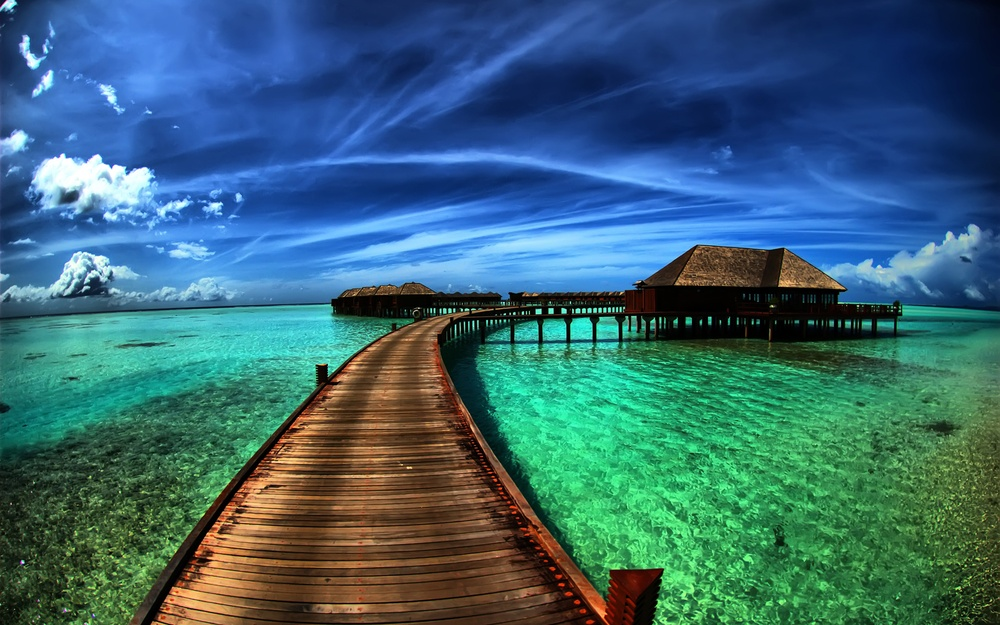
//> input picture Matrix_Rotate/caesar_plus_rotate_actual_image.jpg, 1000 x 625 px, shrunk from 1920 x 1200 before the run
$ ./Example caesar_plus_rotate_actual_image.jpg   (built with g++ and OpenCV 4)
//> lines starting //> are read from the running program, lines starting //| are printed output that depends on the picture
#include <iostream>
#include <opencv2/opencv.hpp>
#include <eigen3/Eigen/Dense>
#include <opencv2/core/eigen.hpp>
#include <ctime>
#include <vector>
#include <cmath>
using namespace cv;

typedef Eigen::Matrix<double, Eigen::Dynamic, Eigen::Dynamic> MatrixXd;

MatrixXd Rotate_Individual(MatrixXd Matrix,int size,int Key)
{
	int i=0,j=0;
	int temp;

	temp=Key;
	int Binary_key[size];

	while(temp!=0)
	{
		Binary_key[i++]=temp%2;
		temp=temp/2;
	}
	for(j=0;j<size/2;j++)
	{
		if(Binary_key[j]==1)
		{
			for(i=j;i<size-j-1;i++)
			{
				temp=Matrix(j,i);
				Matrix(j,i)=Matrix(size-i-1,j);
				Matrix(size-i-1,j)=Matrix(size-j-1,size-i-1);
				Matrix(size-j-1,size-i-1)=Matrix(i,size-j-1);
				Matrix(i,size-j-1)=temp;
			}
		}
		else
		{
			int tryx;
			for(tryx=0;tryx<3;tryx++)
			{
				for(i=j;i<size-j-1;i++)
				{
					temp=Matrix(j,i);
					Matrix(j,i)=Matrix(size-i-1,j);
					Matrix(size-i-1,j)=Matrix(size-j-1,size-i-1);
					Matrix(size-j-1,size-i-1)=Matrix(i,size-j-1);
					Matrix(i,size-j-1)=temp;
				}
			}

		}
	}
// [10 lines of commented-out code are left out]
	return Matrix;
}

Mat Rotate_Sub_Matrix(Mat Image,int size,std::vector<int>& keys)
{
	{
		std::vector <Mat> RGBChannels(3);
		cv::Mat temp;
		cv::split(Image,RGBChannels);
		for(int n=0;n<3;n++)
		{
			temp=RGBChannels[n];
			int chs = temp.channels();
			cv::Mat Img = temp.reshape(1, 0);
			MatrixXd Mat;

			cv::cv2eigen(temp, Mat);

			int divi=(pow(2,size-1));
			keys[n]=(rand()%divi);
			Mat=Rotate_Individual(Mat,size,keys[n]);

			cv::eigen2cv(Mat, temp);
			temp=temp.reshape(chs,0);
			RGBChannels[n]=temp;
		}
		std::vector <Mat> channels;
		channels.push_back(RGBChannels[0]);
		channels.push_back(RGBChannels[1]);
		channels.push_back(RGBChannels[2]);
		cv::merge(channels,Image);
		std::cout<<keys[0]<<" "<<keys[1]<<" "<<keys[2]<<std::endl;
	}
	return Image;
}

Mat Matrix_Rotate(Mat Image,int size,std::vector<std::vector <int> >& Keys)
{
	int rows=Image.rows;
	int cols=Image.cols;
	int i;
	int j;
	int row_end=0;
	int col_end=0;

	Mat Resultant_Image=Image.clone();
	Mat Reduced_Image;

	for(;row_end<rows;)
	{
		i=row_end;
		row_end+=size;
		if(row_end>rows)
			break;
		col_end=0;
		for(;col_end<cols;)
		{

			j=col_end;
			col_end+=size;
			if(col_end>cols)
				break;
			std::vector<int> sub_keys={0,0,0};
			Reduced_Image=Image(Range(i,row_end),Range(j,col_end));
			Reduced_Image=Rotate_Sub_Matrix(Reduced_Image,size,sub_keys);
			Keys.push_back(sub_keys);
			Reduced_Image.copyTo(Resultant_Image.rowRange(i,row_end).colRange(j, col_end));
		}
		continue;
	}
	return Resultant_Image;
}

//Getting back the actual Image back from the Encrypted Image
MatrixXd Rotate_Individual_Back(MatrixXd Matrix,int size,int Key)
{
	int i=0,j=0;
	int temp;

	temp=Key;
	int Binary_key[size]={0};

	while(temp!=0)
	{
		Binary_key[i++]=temp%2;
		temp=temp/2;
	}
	MatrixXd Temp;
	for(j=0;j<size/2;j++)
	{
		if(Binary_key[j]==0)
		{
			for(i=j;i<size-j-1;i++)
			{
				temp=Matrix(j,i);
				Matrix(j,i)=Matrix(size-i-1,j);
				Matrix(size-i-1,j)=Matrix(size-j-1,size-i-1);
				Matrix(size-j-1,size-i-1)=Matrix(i,size-j-1);
				Matrix(i,size-j-1)=temp;
			}

		}
		else
		{
			int tryx;
				for(tryx=0;tryx<3;tryx++)
				{
					for(i=j;i<size-j-1;i++)
					{
						temp=Matrix(j,i);
						Matrix(j,i)=Matrix(size-i-1,j);
						Matrix(size-i-1,j)=Matrix(size-j-1,size-i-1);
						Matrix(size-j-1,size-i-1)=Matrix(i,size-j-1);
						Matrix(i,size-j-1)=temp;
					}
				}
		}
	}
// [13 lines of commented-out code are left out]
	return Matrix;
}
Mat Rotate_Sub_Matrix_Back(Mat Image,int size,std::vector<int>& keys)
{
	{
		std::vector <Mat> RGBChannels(3);
		cv::Mat temp;
		cv::split(Image,RGBChannels);
		for(int n=0;n<3;n++)
		{
			temp=RGBChannels[n];
			int chs = temp.channels();
			cv::Mat Img = temp.reshape(1, 0);
			MatrixXd Mat;

			cv::cv2eigen(temp, Mat);
			Mat=Rotate_Individual_Back(Mat,size,keys[n]);

			cv::eigen2cv(Mat, temp);
			temp=temp.reshape(chs,0);
			RGBChannels[n]=temp;
		}
		std::vector <Mat> channels;
		channels.push_back(RGBChannels[0]);
		channels.push_back(RGBChannels[1]);
		channels.push_back(RGBChannels[2]);
		cv::merge(channels,Image);
		std::cout<<keys[0]<<" "<<keys[1]<<" "<<keys[2]<<std::endl;
	}
	return Image;
}
Mat Matrix_Rotate_Back(Mat Image,int size,std::vector<std::vector <int> >& Keys)
{
	int rows=Image.rows;
	int cols=Image.cols;
	int i;
	int j;
	int row_end=0;
	int col_end=0;

	Mat Resultant_Image=Image.clone();
	Mat Reduced_Image;

	int box_count=(cols/size);
	for(;row_end<rows;)
	{
		i=row_end;
		row_end+=size;
		if(row_end>rows)
			break;
		col_end=0;
		for(;col_end<cols;)
		{

			j=col_end;
			col_end+=size;
			if(col_end>cols)
				break;
			int index;
			index=(i/size)*(box_count)+(j/size);
			Reduced_Image=Image(Range(i,row_end),Range(j,col_end));
			Reduced_Image=Rotate_Sub_Matrix_Back(Reduced_Image,size,Keys[index]);
			Reduced_Image.copyTo(Resultant_Image.rowRange(i,row_end).colRange(j, col_end));
		}
		continue;
	}
	return Resultant_Image;
}
int main(int argc, char** argv )
{
	srand(time(0));
	if ( argc != 2 )
	{
		printf("Please Mention the Image to be Read \n");
		return -1;
	}
	Mat Image;
	Image = imread(argv[1], 1);
//> Image is the input picture: 625 rows x 1000 cols, CV_8UC3; mean B, G, R 115.1, 102.9, 56.6
	if ( !Image.data )
	{
		printf("No image data \n");
		return -1;
	}
	std::vector<std::vector <int> > Keys;
	Image=Matrix_Rotate(Image,10,Keys);
//> after the loop in Matrix_Rotate, `for(;row_end<rows;)`:
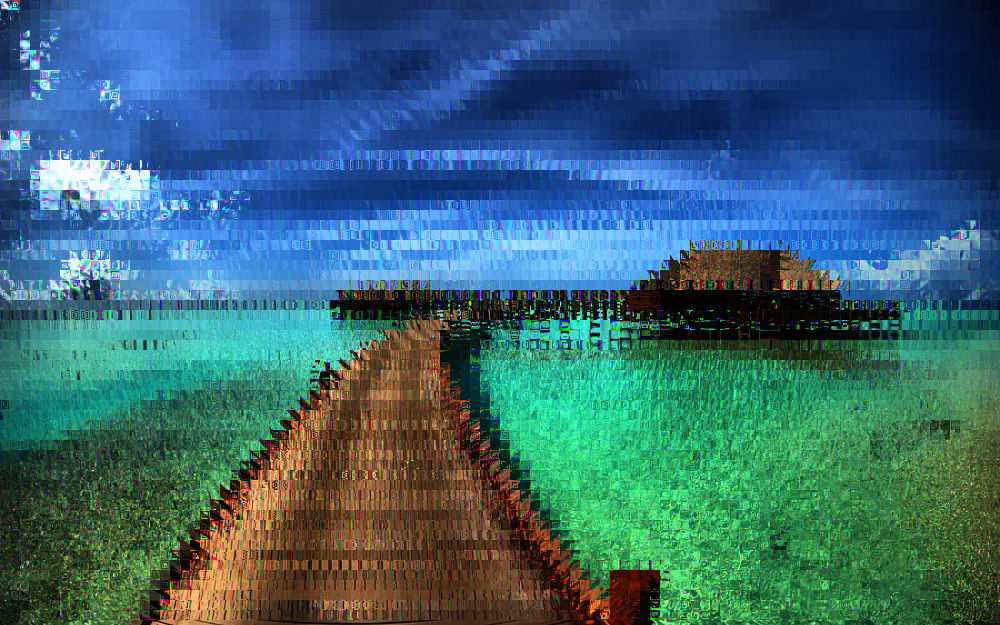
//> Resultant_Image: 625 rows x 1000 cols, CV_8UC3; mean B, G, R 115.1, 102.9, 56.6
//> after the loop in Matrix_Rotate, `for(;row_end<rows;)`: row_end = 630; col_end = 1000; j = 990; Keys = 6200 items
//> Keys = 6200 items
	imwrite("Encrypted_Image.jpg",Image);
	Image=Matrix_Rotate_Back(Image,10,Keys);
//> after the loop in Matrix_Rotate_Back, `for(;row_end<rows;)`: row_end = 630; col_end = 1000; j = 990
	imwrite("Getting_It_Back.jpg",Image);
	cv::waitKey(0);
	return 0;
}

$ run again, on Matrix_Rotate/caesar_plus_rotate_encrypted.jpg
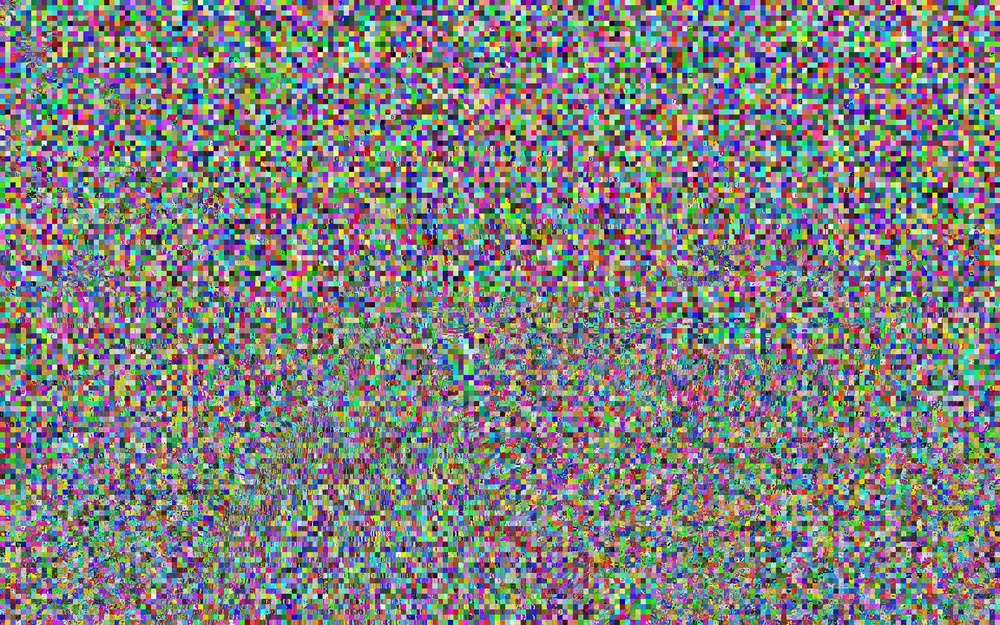
//> input picture Matrix_Rotate/caesar_plus_rotate_encrypted.jpg, 1000 x 625 px, shrunk from 1920 x 1200 before the run
//> Image is the input picture: 625 rows x 1000 cols, CV_8UC3; mean B, G, R 128.4, 127.7, 127.6
//> after the loop in Matrix_Rotate, `for(;row_end<rows;)`:
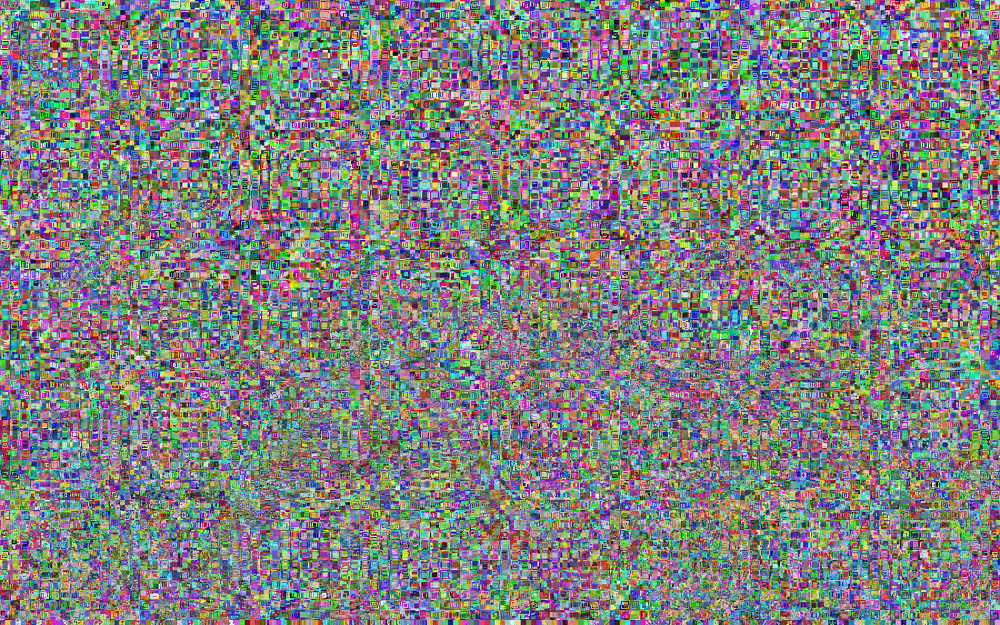
//> Resultant_Image: 625 rows x 1000 cols, CV_8UC3; mean B, G, R 128.4, 127.7, 127.6
//> after the loop in Matrix_Rotate, `for(;row_end<rows;)`: row_end = 630; col_end = 1000; j = 990; Keys = 6200 items
//> after the loop in Matrix_Rotate_Back, `for(;row_end<rows;)`: row_end = 630; col_end = 1000; j = 990
